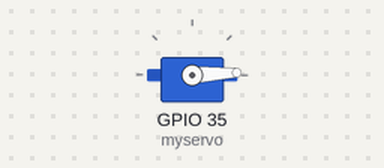
Simulated run of this sketch. Board: ESP32. Shown: servo.

Above: at 0.05 s.
At 1.3 s:
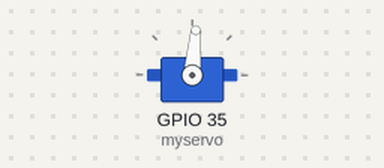
At 2.6 s:
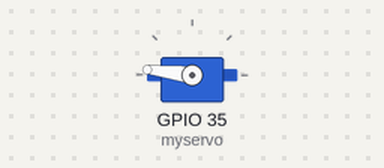
At 5.2 s:
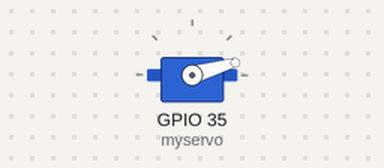
Timing chart, 0 to 7.1 s (numbered marks = the images above):
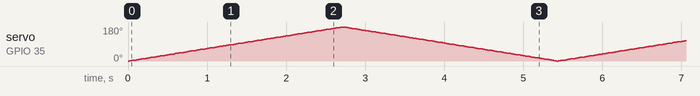

The sketch:

ServoSweep.ino
```cpp
#include <ESP32Servo.h>

Servo myservo;  // create servo object to control a servo
// twelve servo objects can be created on most boards

int pos = 0;    // variable to store the servo position

void setup() {
  myservo.attach(35);  // attaches the servo on pin 9 to the servo object
}

void loop() {
  for (pos = 0; pos <= 180; pos += 1) { // goes from 0 degrees to 180 degrees
    // in steps of 1 degree
    myservo.write(pos);              // tell servo to go to position in variable 'pos'
    delay(15);                       // waits 15ms for the servo to reach the position
  }
  for (pos = 180; pos >= 0; pos -= 1) { // goes from 180 degrees to 0 degrees
    myservo.write(pos);              // tell servo to go to position in variable 'pos'
    delay(15);                       // waits 15ms for the servo to reach the position
  }
}
```
